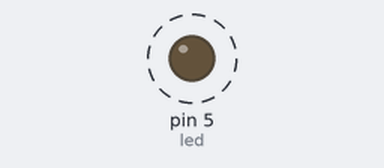
Bench run of a sketch on a simulated Arduino Uno, built with avr-gcc and run on an emulated ATmega328P. Parts: output pins drawn as LEDs (lit = HIGH). Dashed ring = blinking.

Above: at 0.4 s.
Timing chart, 0 to 3.0 s (numbered marks = the images above):
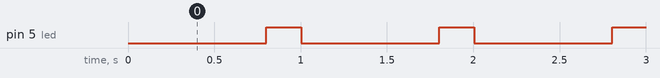

Measured:
- by itself, pin 5 (led): alternates HIGH for 0.20 s and LOW for 0.80 s

The sketch:

P02_Blink_2tempi_NB.ino
```cpp
/* #2 - Blink non bloccante a due tempi
 - LED su D5
*/

//pin del LED
int led = 5;

//tempo salvato del'utlimo blink
unsigned long t1;
//differenza tra ora e l'ultimo blink
unsigned long dt;
//tempo di attesa del timer
unsigned long t_fase;


//i tempi del blink
#define T_BLINK_1 800l
#define T_BLINK_2 200l

void setup() {
  //imposto il pin di uscita
  pinMode(led, OUTPUT);
  //salvo il tempo iniziale
  t1 = millis();
  //imposto il tempo della prima fase
  t_fase = T_BLINK_1;
  //imposto lo stato iniziale del LED
  digitalWrite(led, LOW);
}

void loop() {
  //calcolo la differenza dall'ultimo blink
  dt = millis() - t1;
  //se dt maggiore del tempo di blink...
  if (dt > t_fase) {
    //è ora di cambiare
    //inverto lo stato dell'uscita
    digitalWrite(led, !digitalRead(led));
    //uso lo sttao del LED per impostare il tempo
    if (digitalRead(led)) {
      t_fase = T_BLINK_2;
    } else {
      t_fase = T_BLINK_1;
    }

    //salvo il tempo corrente
    t1 = millis();
  }

}
```
